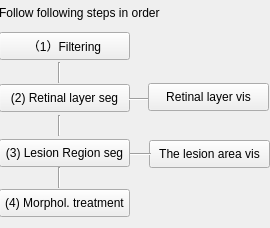
<?xml version="1.0" encoding="UTF-8"?>
<ui version="4.0">
 <class>segmentation</class>
 <widget class="QWidget" name="segmentation">
  <property name="geometry">
   <rect>
    <x>0</x>
    <y>0</y>
    <width>270</width>
    <height>228</height>
   </rect>
  </property>
  <property name="windowTitle">
   <string>Form</string>
  </property>
  <widget class="QWidget" name="widget" native="true">
   <property name="geometry">
    <rect>
     <x>-1</x>
     <y>0</y>
     <width>271</width>
     <height>221</height>
    </rect>
   </property>
   <widget class="QPushButton" name="abnormalRegionVisualizationButton">
    <property name="geometry">
     <rect>
      <x>150</x>
      <y>140</y>
      <width>121</width>
      <height>28</height>
     </rect>
    </property>
    <property name="text">
     <string>The lesion area vis</string>
    </property>
   </widget>
   <widget class="QPushButton" name="retinalLayerSegButton">
    <property name="geometry">
     <rect>
      <x>0</x>
      <y>84</y>
      <width>131</width>
      <height>28</height>
     </rect>
    </property>
    <property name="text">
     <string>(2) Retinal layer seg</string>
    </property>
   </widget>
   <widget class="Line" name="line_6">
    <property name="geometry">
     <rect>
      <x>131</x>
      <y>146</y>
      <width>21</width>
      <height>16</height>
     </rect>
    </property>
    <property name="orientation">
     <enum>Qt::Horizontal</enum>
    </property>
   </widget>
   <widget class="Line" name="line_7">
    <property name="geometry">
     <rect>
      <x>50</x>
      <y>62</y>
      <width>20</width>
      <height>21</height>
     </rect>
    </property>
    <property name="orientation">
     <enum>Qt::Vertical</enum>
    </property>
   </widget>
   <widget class="Line" name="line_8">
    <property name="geometry">
     <rect>
      <x>130</x>
      <y>91</y>
      <width>21</width>
      <height>16</height>
     </rect>
    </property>
    <property name="orientation">
     <enum>Qt::Horizontal</enum>
    </property>
   </widget>
   <widget class="QPushButton" name="abnormalRegionSegButton">
    <property name="geometry">
     <rect>
      <x>0</x>
      <y>139</y>
      <width>131</width>
      <height>28</height>
     </rect>
    </property>
    <property name="text">
     <string>(3) Lesion Region seg</string>
    </property>
   </widget>
   <widget class="QLabel" name="label_2">
    <property name="geometry">
     <rect>
      <x>0</x>
      <y>2</y>
      <width>161</width>
      <height>21</height>
     </rect>
    </property>
    <property name="text">
     <string>Follow following steps in order</string>
    </property>
   </widget>
   <widget class="QPushButton" name="retinalLayerVisualizationButton">
    <property name="geometry">
     <rect>
      <x>149</x>
      <y>83</y>
      <width>121</width>
      <height>28</height>
     </rect>
    </property>
    <property name="text">
     <string>Retinal layer vis</string>
    </property>
   </widget>
   <widget class="Line" name="line_9">
    <property name="geometry">
     <rect>
      <x>50</x>
      <y>167</y>
      <width>20</width>
      <height>21</height>
     </rect>
    </property>
    <property name="orientation">
     <enum>Qt::Vertical</enum>
    </property>
   </widget>
   <widget class="Line" name="line_10">
    <property name="geometry">
     <rect>
      <x>50</x>
      <y>115</y>
      <width>20</width>
      <height>21</height>
     </rect>
    </property>
    <property name="orientation">
     <enum>Qt::Vertical</enum>
    </property>
   </widget>
   <widget class="QPushButton" name="morphologyOperationButton">
    <property name="geometry">
     <rect>
      <x>0</x>
      <y>189</y>
      <width>131</width>
      <height>28</height>
     </rect>
    </property>
    <property name="text">
     <string>(4) Morphol. treatment</string>
    </property>
   </widget>
   <widget class="QPushButton" name="filterButton">
    <property name="geometry">
     <rect>
      <x>0</x>
      <y>32</y>
      <width>131</width>
      <height>28</height>
     </rect>
    </property>
    <property name="text">
     <string>（1）Filtering</string>
    </property>
   </widget>
  </widget>
 </widget>
 <resources/>
 <connections/>
</ui>
